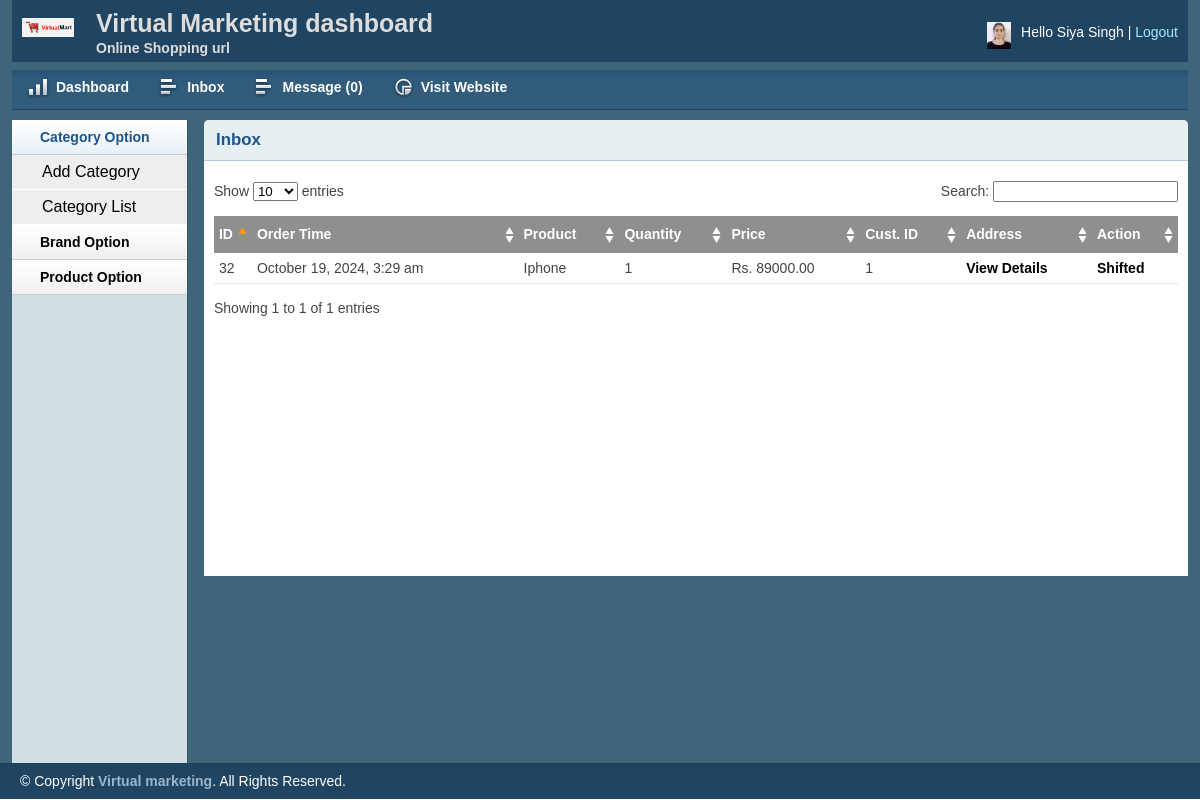
Screenshot of /admin/inbox.php (signed in) with the database file from the repository.
### tables this page shows
CREATE TABLE `tbl_order` (
  `id` int(11) NOT NULL,
  `cmrId` int(11) NOT NULL,
  `productId` int(11) NOT NULL,
  `productName` varchar(255) NOT NULL,
  `quantity` int(11) NOT NULL,
  `price` float(10,2) NOT NULL,
  `image` varchar(255) NOT NULL,
  `date` datetime NOT NULL DEFAULT CURRENT_TIMESTAMP,
  `status` int(11) NOT NULL DEFAULT '0'
);

### lib/Database.php (called while the page is built, shortened)
<?php
Class Database{
 public $host   = DB_HOST;
 public $user   = DB_USER;
 public $pass   = DB_PASS;
 public $dbname = DB_NAME;
 public $link;
private function connectDB(){
 $this->link = new mysqli($this->host, $this->user, $this->pass,
  $this->dbname);
 }
public function select($query){
  $result = $this->link->query($query) or
   die($this->link->error.__LINE__);
  if($result->num_rows > 0){
    return $result;
  } else {
    return false;
  }
 }
}

### classess/Cart.php (called while the page is built, shortened)
<?php
$filepath = realpath(dirname(__FILE__));
include_once ($filepath.'/../lib/Database.php');
include_once ($filepath.'/../helpers/Formate.php');
?>
<?php
class Cart{
private $db;
	public function __construct()
	{
		$this->db = new Database();
	}
	public function getAllOrderProduct(){
		$query = "SELECT * FROM tbl_order ORDER BY date DESC";
		$result = $this->db->select($query);
		return $result;
	}
}
?>

### helpers/Formate.php (called while the page is built, shortened)
<?php
class Format{
 public function formatDate($date){
  return date('F j, Y, g:i a', strtotime($date));
 }
}
?>

### admin/inbox.php (the view, shortened to what this page needs)
<?php include 'inc/header.php';?>
<?php include 'inc/sidebar.php';?>
<?php
$filepath = realpath(dirname(__FILE__));
include_once ($filepath.'/../classess/Cart.php');
$ct = new Cart();
$fm = new Format();
?>
        <div class="grid_10">
            <div class="box round first grid">
                <h2>Inbox</h2>
                <div class="block">
                    <table class="data display datatable" id="example">
					<thead>
						<tr>
							<th>ID</th>
							<th>Order Time</th>
							<th>Product</th>
							<th>Quantity</th>
							<th>Price</th>
							<th>Cust. ID</th>
							<th>Address</th>
							<th>Action</th>
						</tr>
					</thead>
					<tbody>
						<?php
						$getOrder = $ct->getAllOrderProduct();
						if ($getOrder) {
							while ($result = $getOrder->fetch_assoc()) {
						  ?>
						<tr class="odd gradeX">
							<td><?php echo $result['id']; ?></td>
							<td><?php echo $fm->formatDate($result['date']); ?></td>
							<td><?php echo $result['productName']; ?></td>
							<td><?php echo $result['quantity']; ?></td>
							<td>Rs. <?php echo $result['price']; ?></td>
							<td><?php echo $result['cmrId']; ?></td>
							<td><a href="customer.php?custId=<?php echo $result['cmrId']; ?>">View Details</a></td>
							<?php
							if ($result['status'] == '0') { ?>
							<td><a href="?shiftid=<?php echo $result['id']; ?>">Shifted</a></td>
							<?php }elseif($result['status'] == '1'){?>
								<td>Pending</td>
							<?php } else{ ?>
								<td><a href="?delproid=<?php echo $result['id']; ?>">Remove</a></td>
						<?php } ?>
						</tr>
					<?php }} ?>
					</tbody>
				</table>
               </div>
            </div>
        </div>
<?php include 'inc/footer.php';?>

### admin/css/text.css (style rules this page uses)
body { font: 13px/1.5 Tahoma, Helvetica, Arial, 'Liberation Sans', FreeSans, sans-serif; }
h2 { font-size: 23px; }
p, dl, hr, h1, h2, h3, h4, h5, h6, ol, ul, pre, table, address, fieldset { margin-bottom: 20px; }

### admin/css/grid.css (style rules this page uses)
.grid_1, .grid_2, .grid_3, .grid_4, .grid_5, .grid_6, .grid_7, .grid_8, .grid_9, .grid_10, .grid_11, .grid_12, .grid_13, .grid_14, .grid_15, .grid_16 { display: inline; float: left; margin-left: 1%; margin-right: 1%; }
.container_12 .grid_10 { width: 81.333%; }

### admin/css/layout.css (style rules this page uses)
body { background: #fff none repeat scroll 0 0; color: #444; font-size: 14px; padding: 0; }
a { color: #000; font-weight:bold; text-decoration: none; }
h1, h2, h3, h4, h5, h6 { line-height:1.2em; margin-bottom:.3em; }
h2 { margin-top:1em; }
.box { background:#fff; margin-bottom:20px; padding:10px 10px 10px 10px; margin-left:-8px; }
.box.grid { padding-bottom:40px; }
.box.round { -moz-border-radius: 5px 5px 0px 0px; -webkit-border-radius: 5px 5px 0px 0px; border-radius: 5px 5px 0px 0px; }
.box h2 { font-size:1.2em; font-weight:bold; color:#1B548D; background:#E6F0F3; margin:-10px -10px 0 -10px; padding:10px 12px; border-bottom:1px solid #B3CBD6; -moz-border-radius: 5px 5px 0px 0px; -webkit-border-radius: 5px 5px 0px 0px; border-radius: 5px 5px 0px 0px; }
.box.first { min-height: 406px; }
.block { padding-top:20px; }
.block { padding-bottom:1px; }
table.display { margin: 0 auto; clear: both; width: 100%; }
.sorting_asc { background: #8f8f8f url(../img/table/sort_asc.png) no-repeat center right; padding:8px 5px; text-align:left; color:#fff; }
.sorting { background:#8f8f8f url(../img/table/sort_both.png) no-repeat center right; padding:8px 5px; text-align:left; color:#fff; }
tr.odd { height: 30px; line-height: 30px; border-bottom:1px solid #e6e6e6; }
tr.odd td, tr.even td { padding-left:5px; }

### rows the page displays
tbl_order: id "32", date "October 19, 2024, 3:29 am", productName "Iphone", quantity "1", price "89000.00", cmrId "1"
